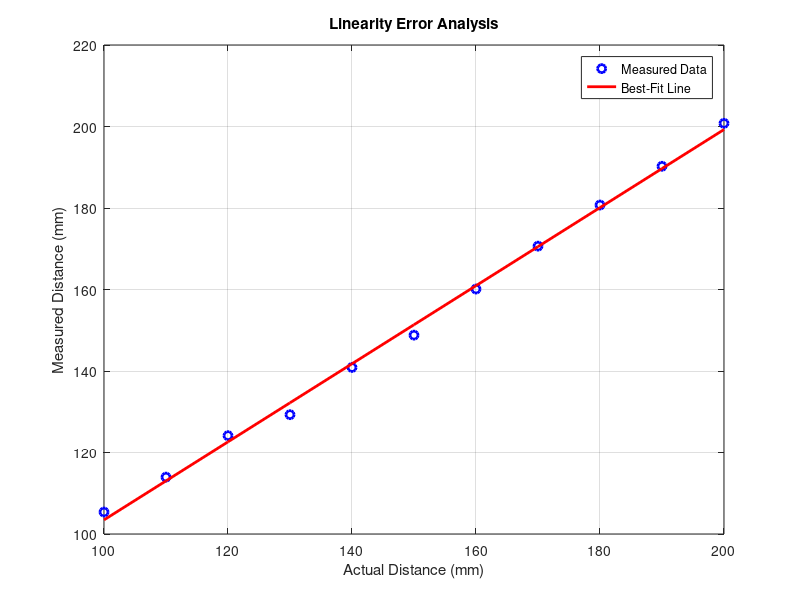

MATLAB code for this plot:
clc
clear;
close all;
% Actual distance values (mm)
actual = [100 110 120 130 140 150 160 170 180 190 200];
% Measured values from HC-SR04 (mm)
measured = [105.39 113.96 124.13 129.28 140.87 148.8 160.11 170.64 180.73 190.24 200.78] ;
% Best-fit straight line
p = polyfit(actual, measured, 1);
% Predicted values from fitted line
fit_line = polyval(p, actual);
% Linearity error at each point (mm)
linearity_error = measured - fit_line;
% Maximum linearity error (mm)
max_linearity_error = max(abs(linearity_error));
% Display results
fprintf('Linearity Error at each point (mm):\n');
disp(linearity_error);
fprintf('Maximum Linearity Error = %.3f mm\n', max_linearity_error);
% Plot
figure;
plot(actual, measured, 'bo', 'LineWidth', 2);
hold on;
plot(actual, fit_line, 'r-', 'LineWidth', 2);
xlabel('Actual Distance (mm)');
ylabel('Measured Distance (mm)');
title('Linearity Error Analysis');
legend('Measured Data', 'Best-Fit Line');
grid on;
